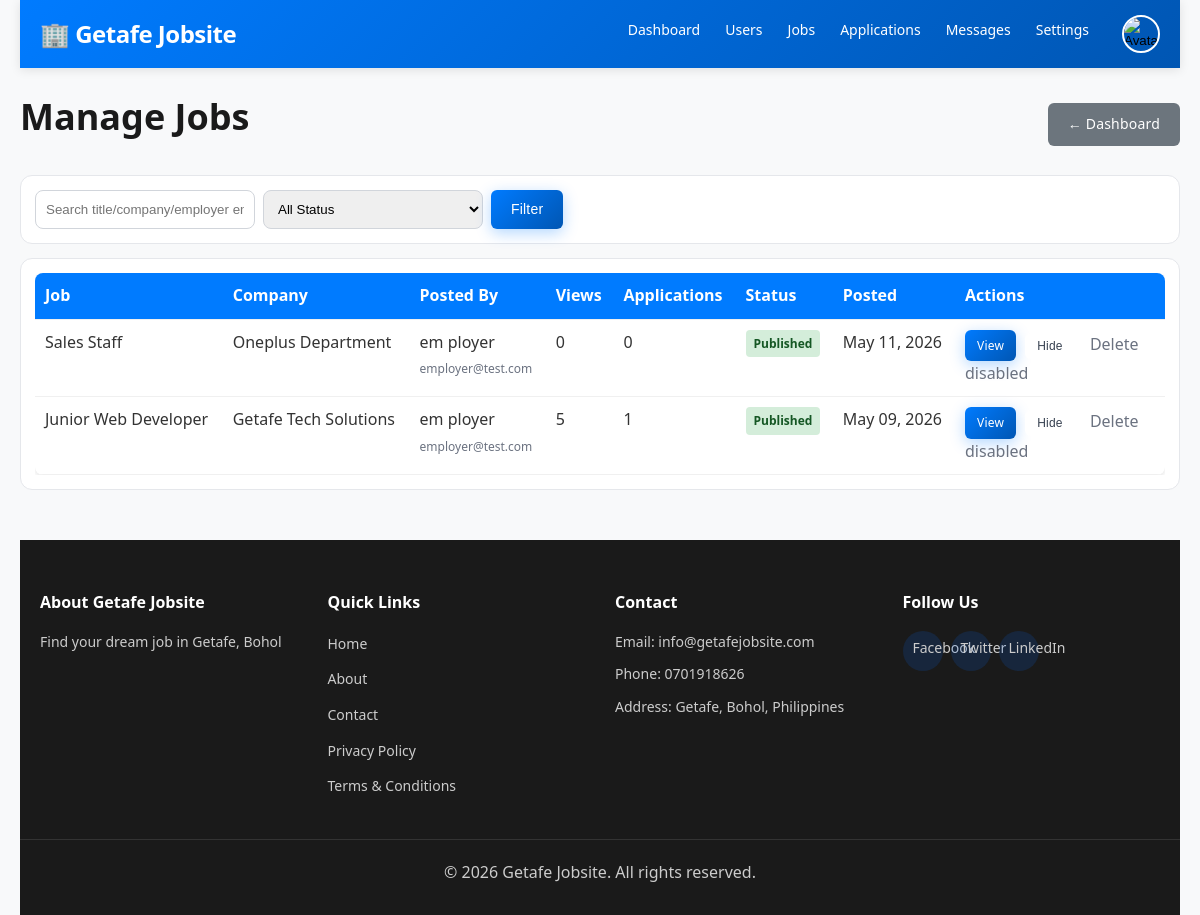
/public/admin/manage-jobs.php (signed in), run on an earlier commit of the app's database.
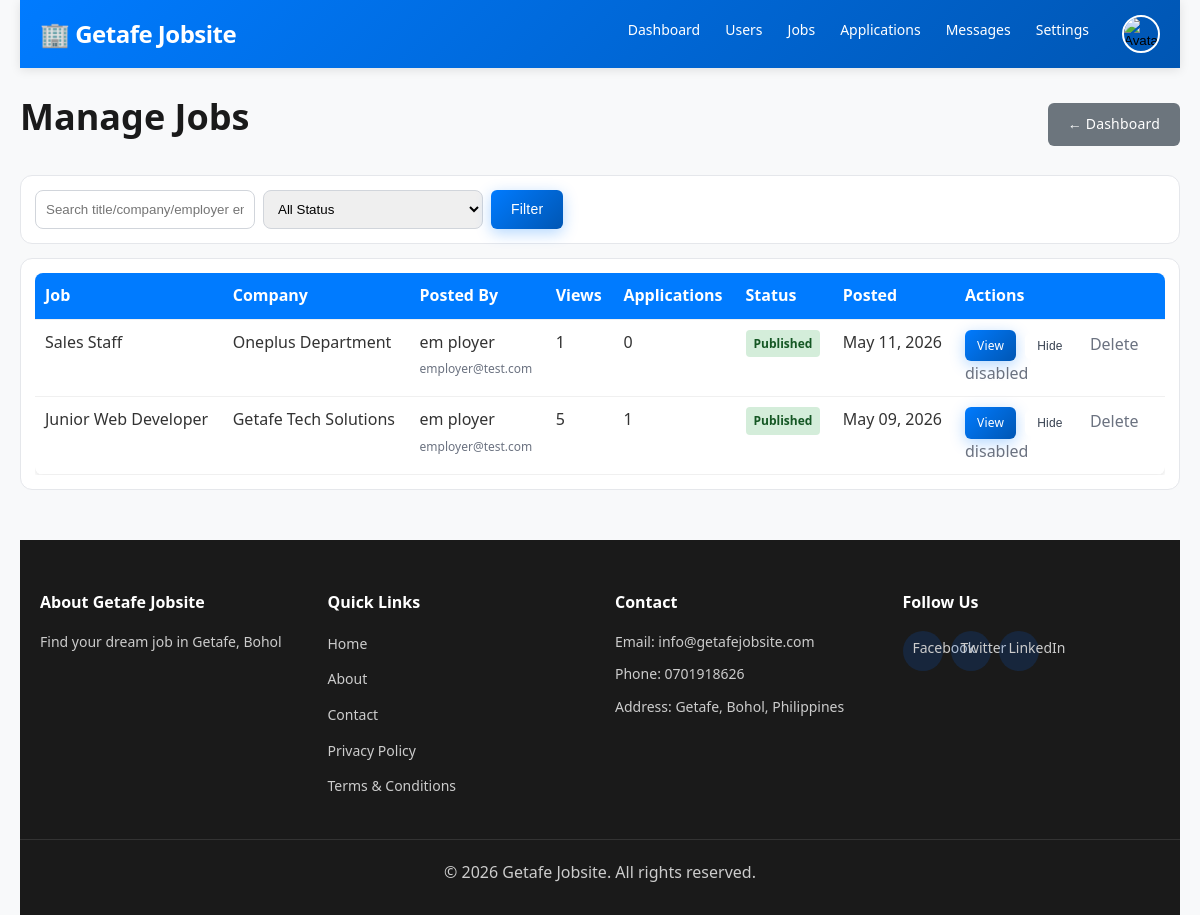
And on a later commit of the database.
### tables this page shows
CREATE TABLE `jobs` (
  `id` int(11) NOT NULL AUTO_INCREMENT,
  `title` varchar(255) NOT NULL,
  `description` longtext NOT NULL,
  `category` varchar(100) NOT NULL,
  `company` varchar(255) NOT NULL,
  `location` varchar(255) DEFAULT 'Getafe, Bohol',
  `salary_min` int(11) DEFAULT NULL,
  `salary_max` int(11) DEFAULT NULL,
  `job_type` enum('full-time','part-time','contract','temporary','internship') NOT NULL,
  `experience_level` enum('entry','mid','senior','executive') DEFAULT 'mid',
  `requirements` longtext DEFAULT NULL,
  `benefits` longtext DEFAULT NULL,
  `posted_by` int(11) NOT NULL,
  `applications_count` int(11) DEFAULT 0,
  `views_count` int(11) DEFAULT 0,
  `is_active` tinyint(1) DEFAULT 1,
  `is_featured` tinyint(1) DEFAULT 0,
  `featured_until` datetime DEFAULT NULL,
  `created_at` timestamp NOT NULL DEFAULT current_timestamp(),
  `updated_at` timestamp NOT NULL DEFAULT current_timestamp() ON UPDATE current_timestamp(),
  `featured_paid` tinyint(1) DEFAULT 0,
  PRIMARY KEY (`id`),
  KEY `idx_category` (`category`),
  KEY `idx_job_type` (`job_type`),
  KEY `idx_is_active` (`is_active`),
  KEY `idx_created_at` (`created_at`),
  KEY `jobs_ibfk_1` (`posted_by`),
  KEY `idx_job_featured` (`is_featured`,`featured_until`),
  CONSTRAINT `jobs_ibfk_1` FOREIGN KEY (`posted_by`) REFERENCES `users` (`id`) ON DELETE CASCADE
);

CREATE TABLE `users` (
  `id` int(11) NOT NULL AUTO_INCREMENT,
  `first_name` varchar(100) NOT NULL,
  `last_name` varchar(100) NOT NULL,
  `email` varchar(100) NOT NULL,
  `password` varchar(255) NOT NULL,
  `user_type` enum('jobseeker','employer','admin') NOT NULL DEFAULT 'jobseeker',
  `phone` varchar(20) DEFAULT NULL,
  `location` varchar(255) DEFAULT 'Getafe, Bohol',
  `avatar` varchar(255) DEFAULT NULL,
  `bio` text DEFAULT NULL,
  `skills` varchar(500) DEFAULT NULL,
  `company` varchar(255) DEFAULT NULL,
  `company_info` text DEFAULT NULL,
  `company_website` varchar(255) DEFAULT NULL,
  `company_logo` varchar(255) DEFAULT NULL,
  `verified` tinyint(1) DEFAULT 0,
  `status` enum('active','inactive','banned') DEFAULT 'active',
  `created_at` timestamp NOT NULL DEFAULT current_timestamp(),
  `updated_at` timestamp NOT NULL DEFAULT current_timestamp() ON UPDATE current_timestamp(),
  PRIMARY KEY (`id`),
  UNIQUE KEY `email` (`email`),
  KEY `idx_email` (`email`),
  KEY `idx_user_type` (`user_type`)
);

### config/config.php (called while the page is built, shortened)
<?php
require_once __DIR__ . '/database.php';
function sanitize($data) {
    global $conn;
    return $conn->real_escape_string(htmlspecialchars(trim($data)));
}
?>

### public/admin/manage-jobs.php (the view, shortened to what this page needs)
<?php
require_once '../../config/config.php';
$page = (int)($_GET['page'] ?? 1);
$limit = 20;
$offset = ($page - 1) * $limit;
$search = sanitize($_GET['search'] ?? '');
$sql = "SELECT j.*, u.first_name, u.last_name, u.email
        FROM jobs j
        JOIN users u ON j.posted_by = u.id
        WHERE 1=1";
$sql .= " ORDER BY j.created_at DESC LIMIT $limit OFFSET $offset";
$jobs = $conn->query($sql);
require_once '../../includes/header.php';
?>
<div class="container">
    <?php require_once '../../includes/navbar.php'; ?>
    <div class="admin-wrap">
        <div class="admin-head">
            <h1>Manage Jobs</h1>
            <a href="dashboard.php" class="btn btn-secondary">← Dashboard</a>
        </div>
        <div class="admin-card">
            <form method="GET" class="filters">
                <input type="text" name="search" placeholder="Search title/company/employer email" value="<?php echo htmlspecialchars($search, ENT_QUOTES, 'UTF-8'); ?>">
                <select name="status">
                    <option value="">All Status</option>
                </select>
                <button type="submit" class="btn btn-primary">Filter</button>
            </form>
        </div>
        <div class="admin-card">
            <div class="table-wrap">
                <table class="admin-table">
                    <thead>
                        <tr>
                            <th>Job</th>
                            <th>Company</th>
                            <th>Posted By</th>
                            <th>Views</th>
                            <th>Applications</th>
                            <th>Status</th>
                            <th>Posted</th>
                            <th style="width:210px;">Actions</th>
                        </tr>
                    </thead>
                    <tbody>
                        <?php if ($jobs && $jobs->num_rows > 0): ?>
                            <?php while ($j = $jobs->fetch_assoc()): ?>
                                <tr>
                                    <td><?php echo htmlspecialchars($j['title']); ?></td>
                                    <td><?php echo htmlspecialchars($j['company']); ?></td>
                                    <td>
                                        <?php echo htmlspecialchars($j['first_name'] . ' ' . $j['last_name']); ?><br>
                                        <small class="muted"><?php echo htmlspecialchars($j['email']); ?></small>
                                    </td>
                                    <td><?php echo (int)$j['views_count']; ?></td>
                                    <td><?php echo (int)$j['applications_count']; ?></td>
                                    <td>
                                        <?php if ((int)$j['is_active'] === 1): ?>
                                            <span class="badge badge-success">Published</span>
                                        <?php else: ?>
                                            <span class="badge badge-danger">Hidden</span>
                                        <?php endif; ?>
                                    </td>
                                    <td><?php echo date('M d, Y', strtotime($j['created_at'])); ?></td>
                                    <td>
                                        <a href="<?php echo BASE_URL; ?>job-detail.php?id=<?php echo (int)$j['id']; ?>" class="btn btn-sm btn-primary">View</a>
                                        <form method="POST" style="display:inline;">
                                            <button type="submit" class="btn btn-sm btn-outline">
                                                <?php echo ((int)$j['is_active'] === 1) ? 'Hide' : 'Publish'; ?>
                                            </button>
                                        </form>
                                        <span class="muted" style="margin-left:6px;">Delete disabled</span>
                                    </td>
                                </tr>
                            <?php endwhile; ?>
                        <?php else: ?>
                            <tr>
                                <td colspan="8" class="muted">No jobs found.</td>
                            </tr>
                        <?php endif; ?>
                    </tbody>
                </table>
            </div>
        </div>
    </div>
    <?php require_once '../../includes/footer.php'; ?>
</div>
</body>
</html>

What changed in the data, as far as the page shows it:
changed jobs "Sales Staff": views_count "0" → "1"
